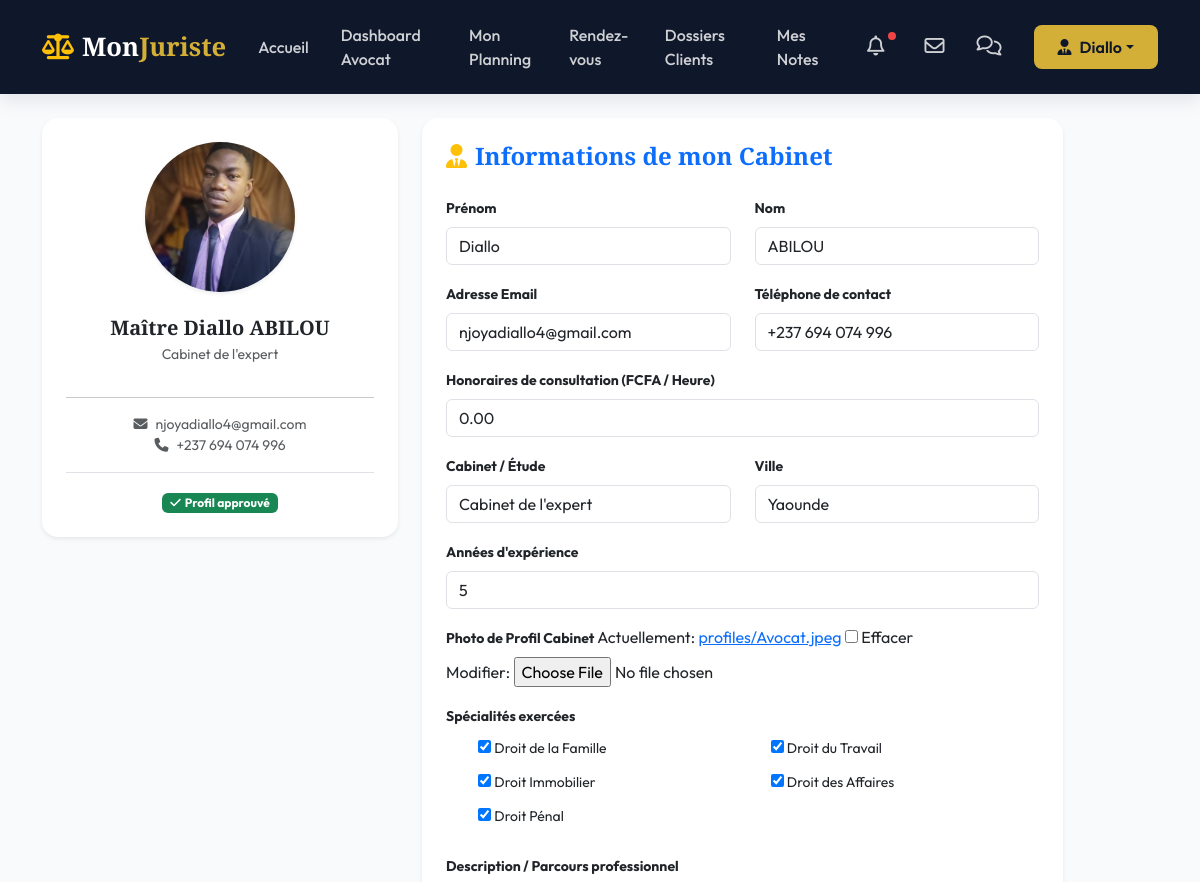
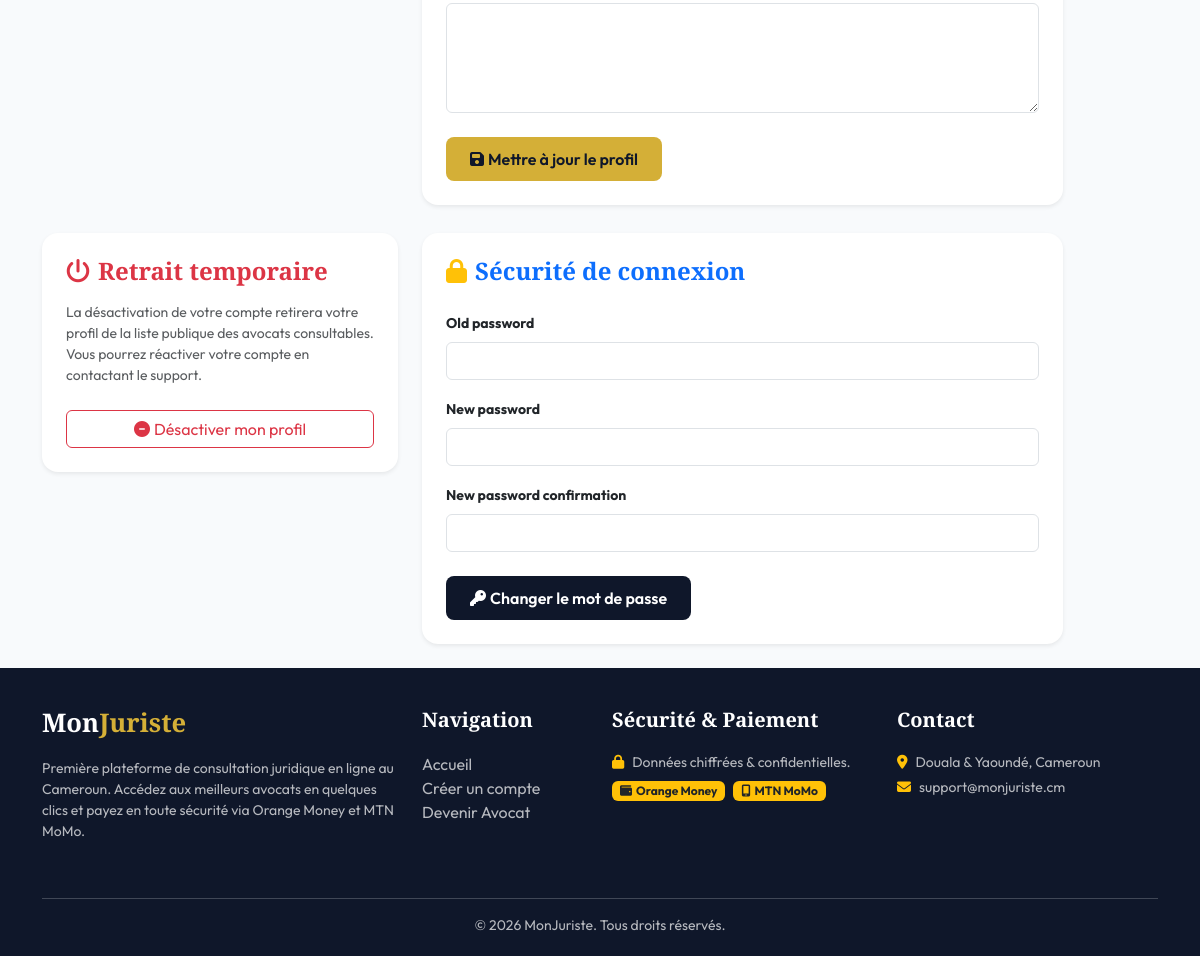
Screenshot of /profil/ (signed in) with the database file from the repository (2 pictures, top to bottom).
### monjuriste/models.py (models this page shows, shortened)
class User(AbstractUser):
    ROLE_CHOICES = (
        ('CLIENT', 'Client'),
        ('AVOCAT', 'Avocat'),
        ('ADMIN', 'Administrateur'),
    )
    role = models.CharField(max_length=20, choices=ROLE_CHOICES, default='CLIENT')
    telephone = models.CharField(max_length=20, blank=True, null=True)
    photo = models.ImageField(upload_to='profiles/', blank=True, null=True)

class AvocatProfile(models.Model):
    user = models.OneToOneField(User, on_delete=models.CASCADE, related_name='avocat_profile')
    specialites = models.ManyToManyField(Specialite, related_name='avocats', blank=True)
    tarif_horaire = models.DecimalField(max_digits=10, decimal_places=2, default=0.0)
    description = models.TextField(blank=True)
    cabinet = models.CharField(max_length=200, blank=True, verbose_name="Cabinet / Étude")
    ville = models.CharField(max_length=100, blank=True, verbose_name="Ville")
    annees_experience = models.PositiveIntegerField(default=0, verbose_name="Années d'expérience")
    is_approved = models.BooleanField(default=False, verbose_name="Approuvé par l'admin")
    class Meta:
        verbose_name = "Profil Avocat"
        verbose_name_plural = "Profils Avocats"

class Specialite(models.Model):
    nom = models.CharField(max_length=100, unique=True)
    description = models.TextField(blank=True)
    class Meta:
        verbose_name = "Spécialité"
        verbose_name_plural = "Spécialités"
    def __str__(self):
        return self.nom

### monjuriste/views.py (the view, shortened to what this page needs)
# urls.py: path('profil/', views.profil_edit, name='profil_edit'),
@login_required
def profil_edit(request):
    form = None
    password_form = PasswordChangeForm(request.user)  # ← TOUJOURS défini
    if request.user.role == 'CLIENT':
        profile = request.user.client_profile
        form_class = ClientProfileForm
        template = 'client/profil.html'
    elif request.user.role == 'AVOCAT':
        profile = request.user.avocat_profile
        form_class = AvocatProfileForm
        template = 'avocat/profil.html'
    else:
        profile = None
        form_class = None
        template = 'client/profil.html'
    if form is None and form_class:
        form = form_class(instance=profile)
    return render(request, template, {
        'form': form,
        'password_form': password_form
    })

### templates/avocat/profil.html (shortened to what this page needs)
{% extends 'base.html' %}
{% block content %}
<div class="container">
    <div class="row g-4">
        <div class="col-md-5 col-lg-4">
            <div class="card border-0 shadow-sm p-4 bg-white text-center" style="border-radius: 16px;">
                <div class="rounded-circle overflow-hidden mx-auto shadow-sm mb-4" style="width: 150px; height: 150px; background-color: #f1f5f9; display: flex; justify-content: center; align-items: center;">
                    {% if request.user.photo %}
                        <img src="{{ request.user.photo.url }}" class="w-100 h-100" style="object-fit: cover;">
                    {% else %}
                        <i class="fa-solid fa-user-tie text-secondary display-1"></i>
                    {% endif %}
                </div>
                <h5 class="font-serif mb-1">Maître {{ request.user.get_full_name }}</h5>
                <p class="text-muted small">{{ request.user.avocat_profile.cabinet|default:"Cabinet d'avocat" }}</p>
                <hr>
                <p class="text-muted small mb-0">
                    <i class="fa-envelope me-2 fa-solid"></i>{{ request.user.email }}<br>
                    <i class="fa-solid fa-phone me-2"></i>{{ request.user.telephone }}
                </p>
                {% if request.user.avocat_profile.is_approved %}
                    <div class="mt-3 pt-3 border-top">
                        <span class="badge bg-success text-white">
                            <i class="fa-solid fa-check me-1"></i>Profil approuvé
                        </span>
                    </div>
                {% else %}
                    <div class="mt-3 pt-3 border-top">
                        <span class="badge bg-warning text-dark">
                            <i class="fa-solid fa-clock me-1"></i>En attente d'approbation
                        </span>
                    </div>
                {% endif %}
            </div>
        </div>
        <div class="col-md-7">
            <div class="card border-0 shadow-sm p-4 bg-white" style="border-radius: 16px;">
                <h4 class="font-serif text-primary mb-4"><i class="fa-solid fa-user-tie text-warning me-2"></i>Informations de mon Cabinet</h4>
                <form method="post" enctype="multipart/form-data">
                    <div class="row">
                        <div class="col-md-6 mb-3">
                            <label for="{{ form.first_name.id_for_label }}" class="form-label fw-bold small">Prénom</label>
                            {{ form.first_name }}
                        </div>
                        <div class="col-md-6 mb-3">
                            <label for="{{ form.last_name.id_for_label }}" class="form-label fw-bold small">Nom</label>
                            {{ form.last_name }}
                        </div>
                    </div>
                    <div class="row">
                        <div class="col-md-6 mb-3">
                            <label for="{{ form.email.id_for_label }}" class="form-label fw-bold small">Adresse Email</label>
                            {{ form.email }}
                        </div>
                        <div class="col-md-6 mb-3">
                            <label for="{{ form.telephone.id_for_label }}" class="form-label fw-bold small">Téléphone de contact</label>
                            {{ form.telephone }}
                        </div>
                    </div>
                    <div class="mb-3">
                        <label for="{{ form.tarif_horaire.id_for_label }}" class="form-label fw-bold small">Honoraires de consultation (FCFA / Heure)</label>
                        {{ form.tarif_horaire }}
                    </div>
                    <div class="row">
                        <div class="col-md-6 mb-3">
                            <label for="{{ form.cabinet.id_for_label }}" class="form-label fw-bold small">Cabinet / Étude</label>
                            {{ form.cabinet }}
                        </div>
                        <div class="col-md-6 mb-3">
                            <label for="{{ form.ville.id_for_label }}" class="form-label fw-bold small">Ville</label>
                            {{ form.ville }}
                        </div>
                    </div>
                    <div class="mb-3">
                        <label for="{{ form.annees_experience.id_for_label }}" class="form-label fw-bold small">Années d'expérience</label>
                        {{ form.annees_experience }}
                    </div>
                    <div class="mb-3">
                        <label for="{{ form.photo.id_for_label }}" class="form-label fw-bold small">Photo de Profil Cabinet</label>
                        {{ form.photo }}
                    </div>
                    <div class="mb-4">
                        <label class="form-label fw-bold small">Spécialités exercées</label>
                        <div class="row g-2 px-2">
                            {% for checkbox in form.specialites %}
                                <div class="col-md-6">
                                    <div class="form-check">
                                        {{ checkbox.tag }}
                                        <label class="form-check-label small" for="{{ checkbox.id_for_label }}">
                                            {{ checkbox.choice_label }}
                                        </label>
                                    </div>
                                </div>
                            {% endfor %}
                        </div>
                    </div>
                    <div class="mb-3">
                        <label for="{{ form.description.id_for_label }}" class="form-label fw-bold small">Description / Parcours professionnel</label>
                        {{ form.description }}
                    </div>
                    <button type="submit" class="btn btn-gold mt-2"><i class="fa-solid fa-save me-1"></i>Mettre à jour le profil</button>
                </form>
            </div>
        </div>
    </div>
    <div class="row g-4 mt-1">
        <div class="col-md-5 col-lg-4">
            <div class="card border-0 shadow-sm p-4 bg-white" style="border-radius: 16px;">
                <h4 class="font-serif text-danger mb-3"><i class="fa-solid fa-power-off me-2"></i>Retrait temporaire</h4>
                <p class="small text-muted">La désactivation de votre compte retirera votre profil de la liste publique des avocats consultables. Vous pourrez réactiver votre compte en contactant le support.</p>
                <form method="post" onsubmit="return confirm('Désactiver temporairement votre cabinet ? Vous ne recevrez plus de demandes de rendez-vous.');">
                    <button type="submit" class="btn btn-outline-danger w-100 mt-2"><i class="fa-solid fa-circle-minus me-1"></i>Désactiver mon profil</button>
                </form>
            </div>
        </div>
        <div class="col-md-7">
            <div class="card border-0 shadow-sm p-4 bg-white" style="border-radius: 16px;">
                <h4 class="font-serif text-primary mb-4"><i class="fa-solid fa-lock text-warning me-2"></i>Sécurité de connexion</h4>
                <form method="post">
                    {% for field in password_form %}
                        <div class="mb-3">
                            <label for="{{ field.id_for_label }}" class="form-label fw-bold small">{{ field.label }}</label>
                            {{ field }}
                        </div>
                    {% endfor %}
                    <button type="submit" class="btn btn-navy mt-2"><i class="fa-solid fa-key me-1"></i>Changer le mot de passe</button>
                </form>
            </div>
        </div>
    </div>
</div>
{% endblock %}

### templates/base.html (shortened to what this page needs)
<!DOCTYPE html>
<html lang="fr">
<head>
    <link href="https://cdn.jsdelivr.net/npm/bootstrap@5.3.2/dist/css/bootstrap.min.css" rel="stylesheet">
    <link href="https://cdnjs.cloudflare.com/ajax/libs/font-awesome/6.4.2/css/all.min.css" rel="stylesheet">
    {% load static %}
    <link rel="stylesheet" href="{% static 'css/style.css' %}">
</head>
<body>
    <nav class="navbar navbar-expand-lg navbar-dark navbar-custom sticky-top">
        <div class="container">
            <a class="navbar-brand font-serif" href="{% url 'visitor_index' %}">
                <i class="fa-solid fa-scale-balanced me-2 text-warning"></i>Mon<span>Juriste</span>
            </a>
            <div class="collapse navbar-collapse" id="navbarNav">
                <ul class="navbar-nav ms-auto align-items-center">
                    <li class="nav-item">
                        <a class="nav-link {% if request.resolver_match.url_name == 'visitor_index' %}active{% endif %}" href="{% url 'visitor_index' %}">Accueil</a>
                    </li>
                    {% if user.is_authenticated %}
                        {% if user.role == 'AVOCAT' %}
                            <li class="nav-item">
                                <a class="nav-link {% if 'avocat/dashboard' in request.path %}active{% endif %}" href="{% url 'avocat_dashboard' %}">Dashboard Avocat</a>
                            </li>
                            <li class="nav-item">
                                <a class="nav-link {% if 'avocat/planning' in request.path %}active{% endif %}" href="{% url 'avocat_planning' %}">Mon Planning</a>
                            </li>
                            <li class="nav-item">
                                <a class="nav-link {% if 'avocat/rendezvous' in request.path %}active{% endif %}" href="{% url 'avocat_rendezvous' %}">Rendez-vous</a>
                            </li>
                            <li class="nav-item">
                                <a class="nav-link {% if 'avocat/dossiers' in request.path %}active{% endif %}" href="{% url 'avocat_dossiers' %}">Dossiers Clients</a>
                            </li>
                            <li class="nav-item">
                                <a class="nav-link {% if 'avocat/avis' in request.path %}active{% endif %}" href="{% url 'avocat_notes' %}">Mes Notes</a>
                            </li>
                        {% endif %}
                        <li class="nav-item position-relative mx-2">
                            <a class="nav-link {% if 'notifications' in request.path %}active{% endif %}" href="{% url 'notifications_list' %}">
                                <i class="fa-regular fa-bell fs-5"></i>
                                {% if user.notifications.all %}
                                    <span class="notification-dot"></span>
                                {% endif %}
                            </a>
                        </li>
                        <li class="nav-item">
                            <a class="nav-link {% if 'emails' in request.path %}active{% endif %}" href="{% url 'emails_list' %}" title="Mes Emails reçus">
                                <i class="fa-regular fa-envelope fs-5"></i>
                            </a>
                        </li>
                        <li class="nav-item">
                            <a class="nav-link {% if 'messages' in request.path %}active{% endif %}" href="{% url 'conversation_list' %}" title="Mes Discussions">
                                <i class="fa-regular fa-comments fs-5"></i>
                            </a>
                        </li>
                        <li class="nav-item dropdown ms-3">
                            <a class="btn btn-gold dropdown-toggle d-flex align-items-center" href="#" role="button" data-bs-toggle="dropdown">
                                <i class="fa-solid fa-user-tie me-2"></i>{{ user.first_name|default:user.username }}
                            </a>
                        </li>
                    {% endif %}
                </ul>
            </div>
        </div>
    </nav>
    <main class="py-4">
        {% block content %}{% endblock %}
    </main>
    <footer>
        <div class="container">
            <div class="row">
                <div class="col-md-4 mb-4">
                    <h5 class="navbar-brand">Mon<span>Juriste</span></h5>
                    <p class="small">Première plateforme de consultation juridique en ligne au Cameroun. Accédez aux meilleurs avocats en quelques clics et payez en toute sécurité via Orange Money et MTN MoMo.</p>
                </div>
                <div class="col-md-2 mb-4">
                    <h5>Navigation</h5>
                    <ul class="list-unstyled">
                        <li><a href="{% url 'visitor_index' %}">Accueil</a></li>
                        <li><a href="{% url 'register' %}">Créer un compte</a></li>
                        <li><a href="{% url 'lawyer_register' %}">Devenir Avocat</a></li>
                    </ul>
                </div>
                <div class="col-md-3 mb-4">
                    <h5>Sécurité & Paiement</h5>
                    <p class="small mb-2"><i class="fa-solid fa-lock text-warning me-2"></i>Données chiffrées & confidentielles.</p>
                    <div class="d-flex gap-2">
                        <span class="badge bg-warning text-dark px-2 py-1"><i class="fa-solid fa-wallet me-1"></i>Orange Money</span>
                        <span class="badge bg-warning text-dark px-2 py-1"><i class="fa-solid fa-mobile-screen me-1"></i>MTN MoMo</span>
                    </div>
                </div>
                <div class="col-md-3 mb-4">
                    <h5>Contact</h5>
                    <p class="small mb-1"><i class="fa-solid fa-location-dot me-2 text-warning"></i>Douala & Yaoundé, Cameroun</p>
                    <p class="small mb-1"><i class="fa-solid fa-envelope me-2 text-warning"></i>support@monjuriste.cm</p>
                </div>
            </div>
            <hr class="bg-secondary">
            <div class="row mt-3 text-center">
                <div class="col-12">
                    <p class="small mb-0">&copy; 2026 MonJuriste. Tous droits réservés.</p>
                </div>
            </div>
        </div>
    </footer>
</body>
</html>

### rows the page displays
User: first_name "Diallo", user.photo (picture), user.get_full_name "Diallo ABILOU", user.avocat_profile.cabinet "Cabinet de l'expert", user.email "njoyadiallo4@gmail.com", user.telephone "+237 694 074 996", last_name "ABILOU", email "njoyadiallo4@gmail.com", telephone "+237 694 074 996"
AvocatProfile: tarif_horaire "0.00", cabinet "Cabinet de l'expert", ville "Yaounde", annees_experience "5"
Specialite: choice_label "Droit de la Famille"
Specialite: choice_label "Droit du Travail"
Specialite: choice_label "Droit Immobilier"
Specialite: choice_label "Droit des Affaires"
Specialite: choice_label "Droit Pénal"

### other values shown
{{ field.label }} "Old password" "New password" "New password confirmation"
